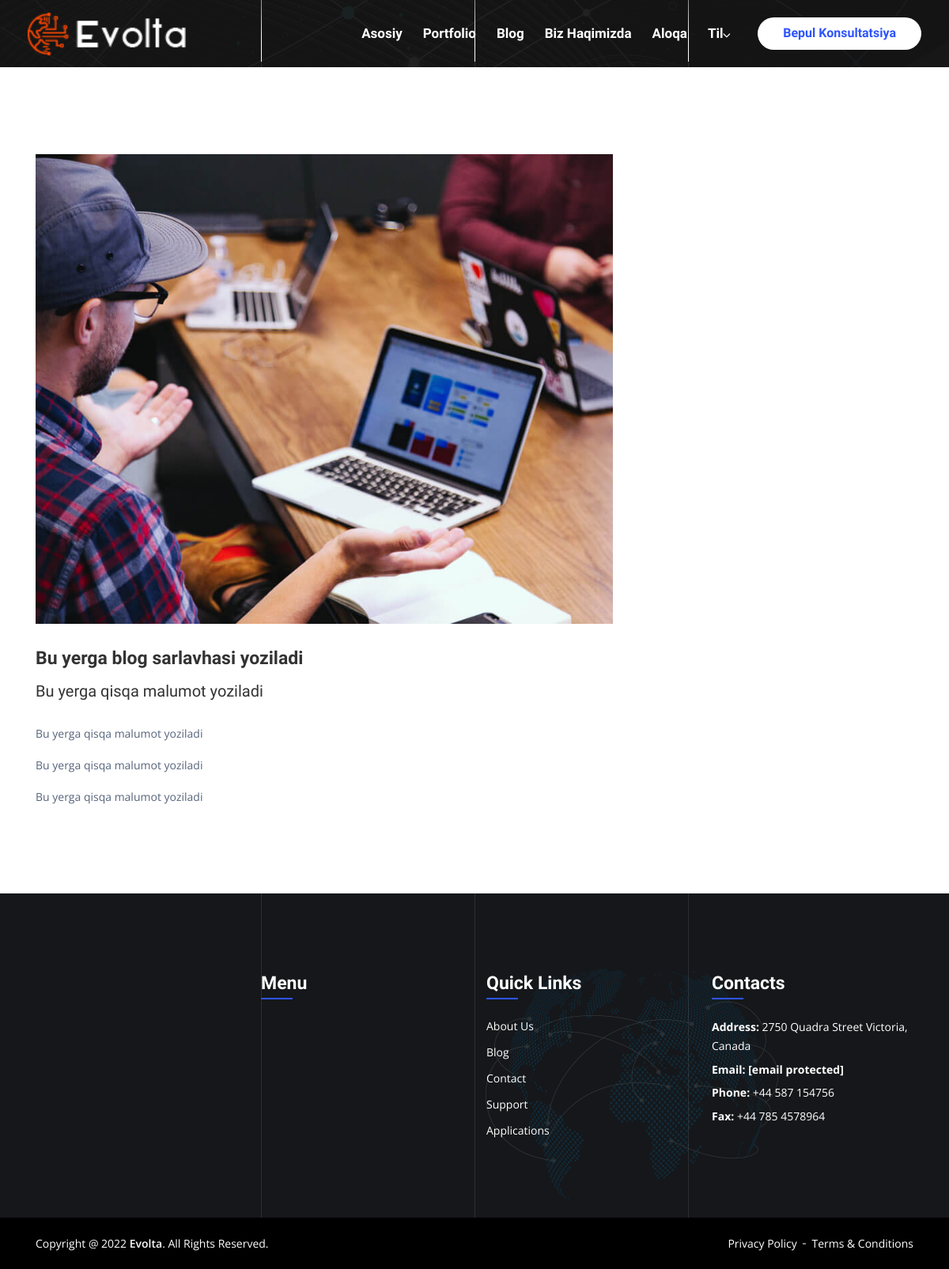
Page /blog/1/bu-yerga-title-yoziladi on the earlier database version.
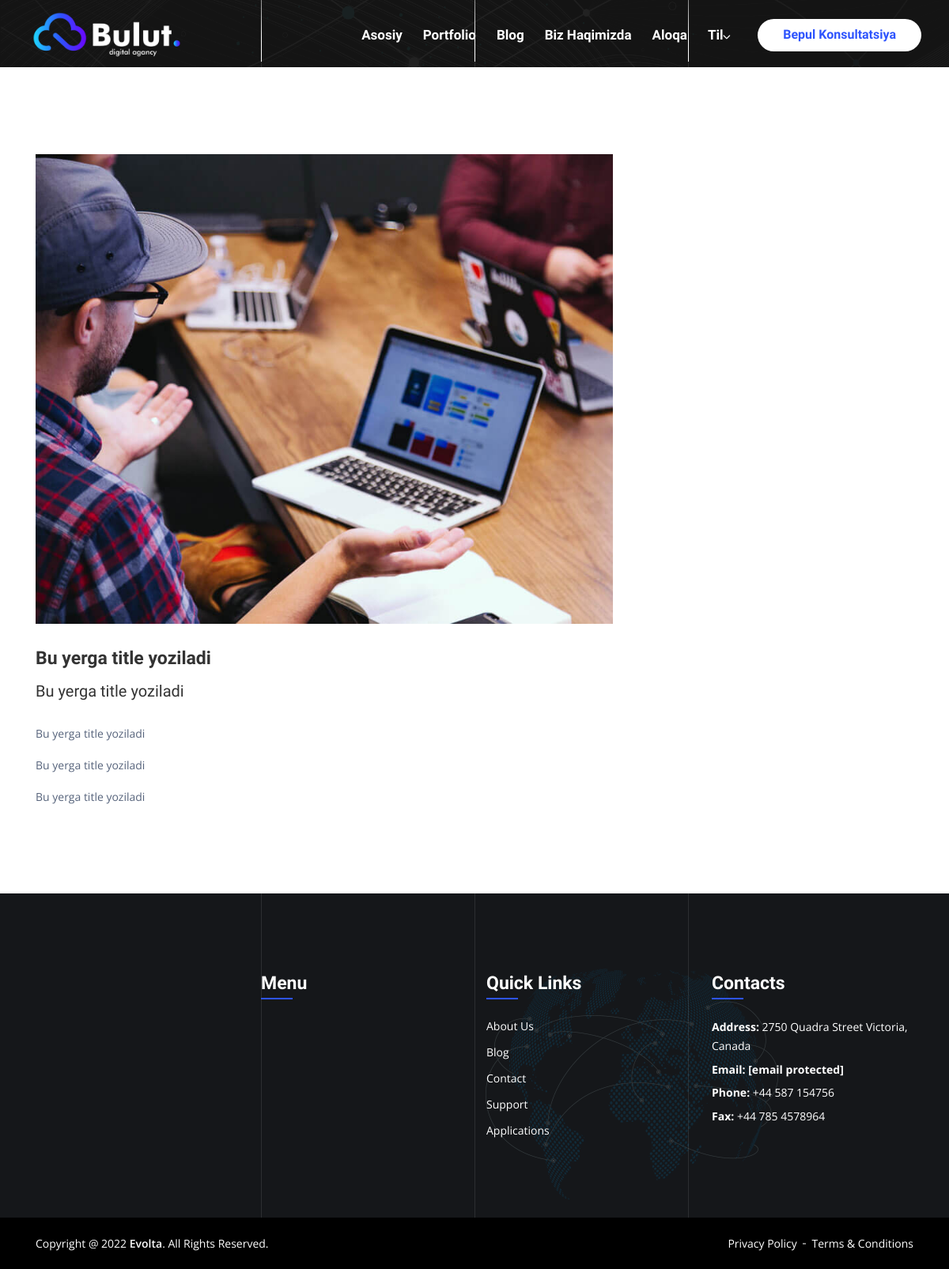
Same page on the later database version.
### home/models.py (models this page shows)
class HomeLogo(models.Model):
    white_logo = models.ImageField(upload_to='images/logo/')
    dark_logo = models.ImageField(upload_to='images/logo/')
    class Meta:
        verbose_name = 'Home Logo'
        verbose_name_plural = 'Home Logo'

### blog/models.py (models this page shows, shortened)
class Blog(models.Model):
    title = models.TextField(max_length=601, blank=True)
    slug = models.SlugField(unique=True)
    image = models.ImageField(upload_to='images/blog/')
    description = models.TextField(max_length=600, blank=True)
    text1 = models.TextField(max_length=1000, blank=True)
    text2 = models.TextField(max_length=1000, blank=True)
    text3 = models.TextField(max_length=1000, blank=True)
    class Meta:
        verbose_name = 'Blog'
        verbose_name_plural = 'Blog'
    def image_tag(self):
        return mark_safe('<img src="{}" height="50">'.format(self.image.url))
    image_tag.short_description = 'Image'

### home/views.py (the view)
# urls.py: path('blog/<int:id>/<slug:slug>', views.blog_detail_view, name='blog_detail'),
def blog_detail_view(request, id, slug):
    b_detail = Blog.objects.get(pk=id)
    context = {
        'b_detail': b_detail,
    }
    return render(request, 'blog_detail/base.html', context)

### home/context.py (called while the page is built)
def footer_service_view(request):
    footer_service = FooterServiceMeta.objects.all().order_by('id')[:7]
    context = {
        'footer_service': footer_service,
    }
    return context

def footer_menu_view(request):
    footer_menu = FooterMenuMeta.objects.all().order_by('id')[:7]
    context = {
        'footer_menu': footer_menu,
    }
    return context

def footer_data_view(request):
    footer_data = FooterData.objects.all().order_by('id')[:1]
    context = {
        'footer_data': footer_data,
    }
    return context

def rich_home_blog_view(request):
    rich_home_blog = RichHomeBlog.objects.all().order_by('?')[:3]
    context = {
        'rich_home_blog': rich_home_blog,
    }
    return context

def rich_blog_view(request):
    rich_blog_latest = RichBlog.objects.all().order_by('?')[:50]
    context = {
        'rich_blog_latest': rich_blog_latest,
    }
    return context

def portfolio_view(request):
    portfolio_latest = Portfolio.objects.all().order_by('-id')[:3]
    context = {
        'portfolio_latest': portfolio_latest,
    }
    return context

### home/templates/blog_detail/base.html (shortened to what this page needs)
<!DOCTYPE html>
<html lang="en">
{% load static %}
<head>
    <link rel="stylesheet" href="{% static 'assets/css/bootstrap.min.css' %}">
    <link rel="stylesheet" href="{% static 'assets/css/animate.min.css' %}">
    <link rel="stylesheet" href="{% static 'assets/css/fontawesome.min.css' %}">
    <link rel="stylesheet" href="{% static 'assets/css/magnific-popup.min.css' %}">
    <link rel="stylesheet" href="{% static 'assets/css/owl.carousel.min.css' %}">
    <link rel="stylesheet" href="{% static 'assets/css/owl.theme.default.min.css' %}">
    <link rel="stylesheet" href="{% static 'assets/css/nice-select.css' %}">
    <link rel="stylesheet" href="{% static 'assets/css/flaticon.css' %}">
    <link rel="stylesheet" href="{% static 'assets/css/meanmenu.css' %}">
    <link rel="stylesheet" href="{% static 'assets/css/style2.css' %}">
    <link rel="stylesheet" href="{% static 'assets/css/responsive1.css' %}">
    <link rel="stylesheet" href="{% static 'assets/css/dark-style.css' %}">
</head>
<body>
{% block header %}{% include 'components/header_v2.html' %}{% endblock %}
{% block index %}{% include 'blog_detail/blog_detail.html' %}{% endblock %}
{% block footer %}{% include 'components/footer.html' %}{% endblock %}
</body>
</html>

### home/templates/components/header_v2.html (shortened to what the changed rows need)
{% load static %}
{% load i18n %}
{% load static %}
{% load i18n %}
<div class="navbar-area">
    <div class="evolta-nav">
        <div class="container-fluid">
            <nav class="navbar navbar-expand-md navbar-light">
                {% for rs in home_logo %}
                    <a class="navbar-brand" href="{% url 'index' %}">
                        <img width="200px" src="{{ rs.white_logo.url }}" class="main-logo" alt="logo">
                    </a>
                {% endfor %}
            </nav>
        </div>
    </div>
</div>

### home/templates/blog_detail/blog_detail.html (shortened to what this page needs)
{% load static %}
<div class="page-title-area item-bg3">
    <div class="lines">
    </div>
</div>
<section class="blog-details-area ptb-110">
    <div class="container">
        <div class="row">
            <div class="col-lg-8 col-md-12">
                <div class="blog-details">
                    <div class="article-image">
                        <img src="{{ b_detail.image.url }}" alt="image">
                    </div>
                    <div class="article-content">
                        <h3>{{ b_detail.title }}</h3>
                        <h5>{{ b_detail.description }}</h5>
                        <br>
                        <p>{{ b_detail.text1 }}</p>
                        <p>{{ b_detail.text2 }}</p>
                        <p>{{ b_detail.text3 }}</p>
                    </div>
                </div>
            </div>
        </div>
    </div>
</section>

Differences in the rows shown:
removed HomeLogo: white_logo (picture)
added HomeLogo: white_logo (picture)
changed Blog: title "Bu yerga blog sarlavhasi yoziladi" → "Bu yerga title yoziladi"; description "Bu yerga qisqa malumot yoziladi" → "Bu yerga title yoziladi"; text1 "Bu yerga qisqa malumot yoziladi" → "Bu yerga title yoziladi"; text2 "Bu yerga qisqa malumot yoziladi" → "Bu yerga title yoziladi"; text3 "Bu yerga qisqa malumot yoziladi" → "Bu yerga title yoziladi"
